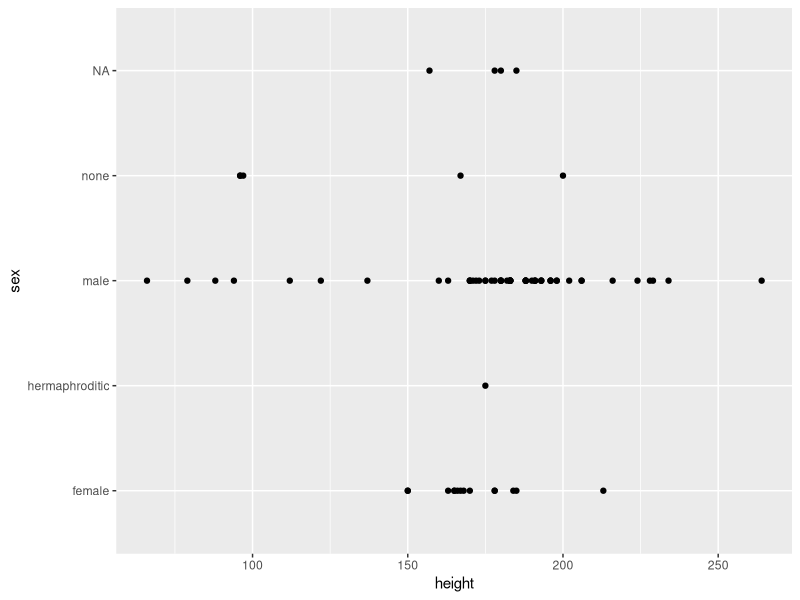

Recreate this plot in R.
## ---- chunk 1
knitr::opts_chunk$set(echo = TRUE)
library(tidyverse)
## ---- chunk 2
library(tidyverse)
## ---- chunk 3
#member 3

starwars %>% 
  ggplot(aes(x = height, y = sex))+
  geom_point()
